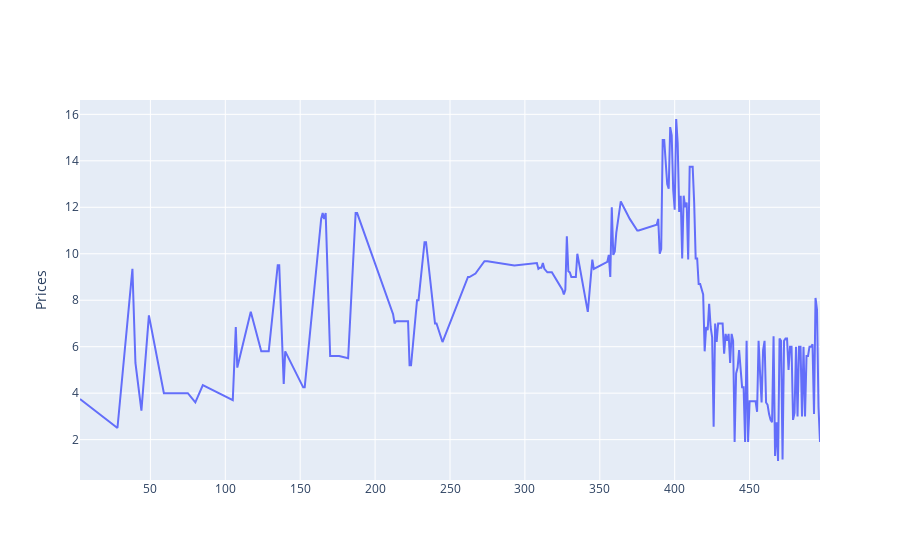

Notebook code for this chart:
### Code cell
fig = go.Figure()
fig.add_trace(go.Scatter(x=df_broker.index, y=df_broker.Price))
fig.update_layout(legend_title_text = "Price")
fig.update_yaxes(title_text="Prices")
fig.show()

### Figure 1 — Plotly figure (JSON) as saved in the notebook; plotly's stock layout.template omitted (floating-point values rounded to 4 significant figures; data arrays with more than 128 entries replaced by an {"elided": "..."} marker saying what was removed)
{"data": [{"type": "scatter", "x": {"elided": "195 int values"}, "y": {"elided": "195 float values"}}], "layout": {"legend": {"title": {"text": "Price"}}, "yaxis": {"title": {"text": "Prices"}}}}
